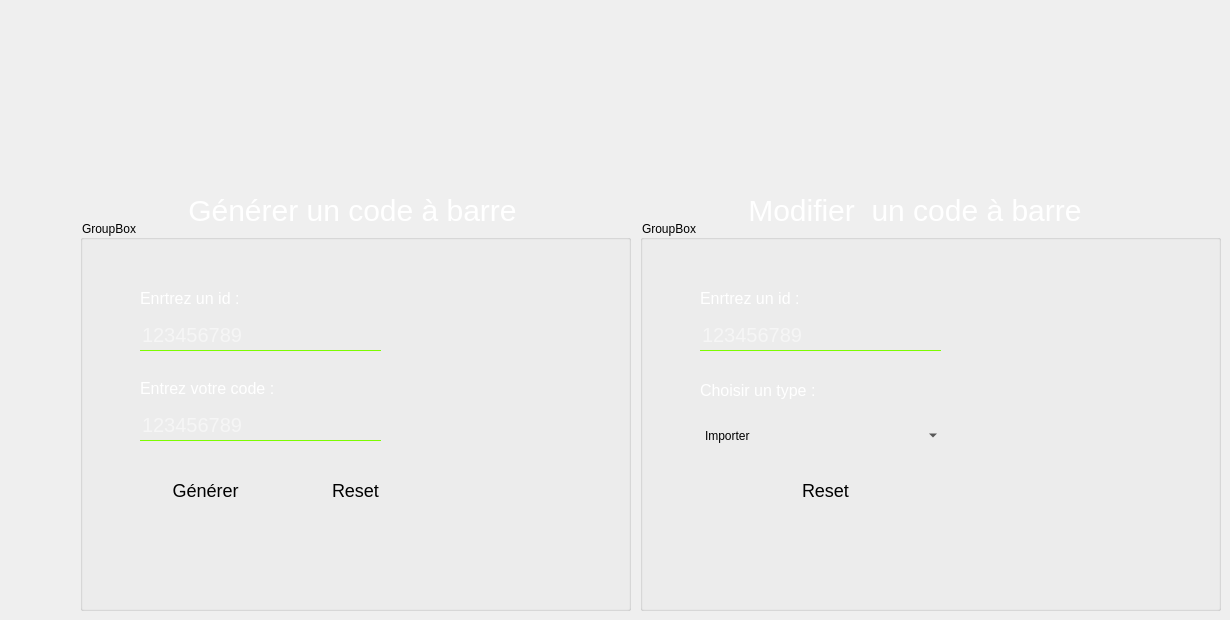
    <widget class="QWidget" name="tab_2">
     <attribute name="title">
      <string>Code à barre</string>
     </attribute>
     <widget class="QGroupBox" name="groupBox_3">
      <property name="geometry">
       <rect>
        <x>80</x>
        <y>220</y>
        <width>551</width>
        <height>391</height>
       </rect>
      </property>
      <property name="styleSheet">
       <string notr="true">background:transparent;</string>
      </property>
      <property name="title">
       <string>GroupBox</string>
      </property>
      <widget class="QLabel" name="label_11">
       <property name="geometry">
        <rect>
         <x>60</x>
         <y>70</y>
         <width>171</width>
         <height>16</height>
        </rect>
       </property>
       <property name="styleSheet">
        <string notr="true">background-image:url(c:/Users/Mahmoud/Desktop/background2.png);
color: rgb(255, 255, 255);
background:transparent;
font-size:16px;</string>
       </property>
       <property name="text">
        <string>Enrtrez un id :</string>
       </property>
      </widget>
      <widget class="QPushButton" name="generatepb">
       <property name="geometry">
        <rect>
         <x>60</x>
         <y>250</y>
         <width>131</width>
         <height>41</height>
        </rect>
       </property>
       <property name="styleSheet">
        <string notr="true">QPushButton
{
color:rgb(0,0,0);
background-image:url(c:/Users/Mahmoud/Desktop/ME/meds/images/background.png);
border-radius:10px;
font-size:18px;
}
QPushButton:hover
{
color:rgb(255,255,255);
background-image:url(c:/Users/Mahmoud/Desktop/background2.png);
border-radius:10px;
background:#3CB043;
}</string>
       </property>
       <property name="text">
        <string>Générer</string>
       </property>
      </widget>
      <widget class="QPushButton" name="pushButton_18">
       <property name="geometry">
        <rect>
         <x>210</x>
         <y>250</y>
         <width>131</width>
         <height>41</height>
        </rect>
       </property>
       <property name="styleSheet">
        <string notr="true">QPushButton
{
color:rgb(0,0,0);
background-image:url(c:/Users/Mahmoud/Desktop/ME/meds/images/background.png);
border-radius:10px;
font-size:18px;
}
QPushButton:hover
{
color:rgb(255,255,255);
background-image:url(c:/Users/Mahmoud/Desktop/background2.png);
border-radius:10px;
background:#3CB043;
}</string>
       </property>
       <property name="text">
        <string>Reset</string>
       </property>
      </widget>
      <widget class="QLineEdit" name="le_idg">
       <property name="geometry">
        <rect>
         <x>60</x>
         <y>100</y>
         <width>241</width>
         <height>31</height>
        </rect>
       </property>
       <property name="styleSheet">
        <string notr="true">background-color: rgb(255, 255, 255);
background-image:url(c:/Users/Mahmoud/Desktop/background.png);
background:transparent;
border:none;
border-bottom:1px solid #7CFC00;
font-size:20px;
color:white;
</string>
       </property>
       <property name="inputMask">
        <string/>
       </property>
       <property name="readOnly">
        <bool>false</bool>
       </property>
       <property name="placeholderText">
        <string>123456789</string>
       </property>
      </widget>
      <widget class="QLabel" name="label_12">
       <property name="geometry">
        <rect>
         <x>60</x>
         <y>160</y>
         <width>171</width>
         <height>16</height>
        </rect>
       </property>
       <property name="styleSheet">
        <string notr="true">background-image:url(c:/Users/Mahmoud/Desktop/background2.png);
color: rgb(255, 255, 255);
background:transparent;
font-size:16px;</string>
       </property>
       <property name="text">
        <string>Entrez votre code :</string>
       </property>
      </widget>
      <widget class="QLineEdit" name="le_code">
       <property name="geometry">
        <rect>
         <x>60</x>
         <y>190</y>
         <width>241</width>
         <height>31</height>
        </rect>
       </property>
       <property name="styleSheet">
        <string notr="true">background-color: rgb(255, 255, 255);
background-image:url(c:/Users/Mahmoud/Desktop/background.png);
background:transparent;
border:none;
border-bottom:1px solid #7CFC00;
font-size:20px;
color:white;
</string>
       </property>
       <property name="inputMask">
        <string/>
       </property>
       <property name="readOnly">
        <bool>false</bool>
       </property>
       <property name="placeholderText">
        <string>123456789</string>
       </property>
      </widget>
     </widget>
     <widget class="QLabel" name="label_25">
      <property name="geometry">
       <rect>
        <x>80</x>
        <y>180</y>
        <width>551</width>
        <height>61</height>
       </rect>
      </property>
      <property name="styleSheet">
       <string notr="true">background-image:url(c:/Users/Mahmoud/Desktop/ME/meds/images/background3.png);
font: 700 15pt &quot;8514oem&quot;;
color: rgb(255, 255, 255);
font-size:30px;
border-radius:8px;</string>
      </property>
      <property name="text">
       <string>             Générer un code à barre</string>
      </property>
     </widget>
     <widget class="QGroupBox" name="groupBox_7">
      <property name="geometry">
       <rect>
        <x>640</x>
        <y>220</y>
        <width>581</width>
        <height>391</height>
       </rect>
      </property>
      <property name="styleSheet">
       <string notr="true">background:transparent;</string>
      </property>
      <property name="title">
       <string>GroupBox</string>
      </property>
      <widget class="QLabel" name="label_24">
       <property name="geometry">
        <rect>
         <x>60</x>
         <y>70</y>
         <width>171</width>
         <height>16</height>
        </rect>
       </property>
       <property name="styleSheet">
        <string notr="true">background-image:url(c:/Users/Mahmoud/Desktop/background2.png);
color: rgb(255, 255, 255);
background:transparent;
font-size:16px;</string>
       </property>
       <property name="text">
        <string>Enrtrez un id :</string>
       </property>
      </widget>
      <widget class="QPushButton" name="pushButton_19">
       <property name="geometry">
        <rect>
         <x>120</x>
         <y>250</y>
         <width>131</width>
         <height>41</height>
        </rect>
       </property>
       <property name="styleSheet">
        <string notr="true">QPushButton
{
color:rgb(0,0,0);
background-image:url(c:/Users/Mahmoud/Desktop/ME/meds/images/background.png);
border-radius:10px;
font-size:18px;
}
QPushButton:hover
{
color:rgb(255,255,255);
background-image:url(c:/Users/Mahmoud/Desktop/background2.png);
border-radius:10px;
background:#3CB043;
}</string>
       </property>
       <property name="text">
        <string>Reset</string>
       </property>
      </widget>
      <widget class="QLineEdit" name="le_idg_2">
       <property name="geometry">
        <rect>
         <x>60</x>
         <y>100</y>
         <width>241</width>
         <height>31</height>
        </rect>
       </property>
       <property name="styleSheet">
        <string notr="true">background-color: rgb(255, 255, 255);
background-image:url(c:/Users/Mahmoud/Desktop/background.png);
background:transparent;
border:none;
border-bottom:1px solid #7CFC00;
font-size:20px;
color:white;
</string>
       </property>
       <property name="inputMask">
        <string/>
       </property>
       <property name="readOnly">
        <bool>false</bool>
       </property>
       <property name="placeholderText">
        <string>123456789</string>
       </property>
      </widget>
      <widget class="QLabel" name="label_42">
       <property name="geometry">
        <rect>
         <x>60</x>
         <y>160</y>
         <width>171</width>
         <height>21</height>
        </rect>
       </property>
       <property name="styleSheet">
        <string notr="true">background-image:url(c:/Users/Mahmoud/Desktop/background2.png);
color: rgb(255, 255, 255);
background:transparent;
font-size:16px;</string>
       </property>
       <property name="text">
        <string>Choisir un type :</string>
       </property>
      </widget>
      <widget class="QListWidget" name="listWidget">
       <property name="geometry">
        <rect>
         <x>330</x>
         <y>100</y>
         <width>231</width>
         <height>131</height>
        </rect>
       </property>
       <property name="styleSheet">
        <string notr="true">background-image: url(:/icons/images/barcode.png);
border-color: rgb(255, 170, 127);</string>
       </property>
      </widget>
      <widget class="QComboBox" name="comboBox_2">
       <property name="geometry">
        <rect>
         <x>60</x>
         <y>200</y>
         <width>241</width>
         <height>31</height>
        </rect>
       </property>
       <property name="styleSheet">
        <string notr="true">background-image:url(c:/Users/Mahmoud/Desktop/ME/meds/images/background.png);
color: rgb(0, 0, 0);
border:1px solid #234F1E;
border:none;
</string>
       </property>
       <item>
        <property name="text">
         <string>Importer</string>
        </property>
       </item>
       <item>
        <property name="text">
         <string>Code 128</string>
        </property>
       </item>
       <item>
        <property name="text">
         <string>Code 39</string>
        </property>
       </item>
       <item>
        <property name="text">
         <string>Code 93</string>
        </property>
       </item>
       <item>
        <property name="text">
         <string>EAN-13</string>
        </property>
       </item>
      </widget>
     </widget>
     <widget class="QLabel" name="label_41">
      <property name="geometry">
       <rect>
        <x>640</x>
        <y>180</y>
        <width>581</width>
        <height>61</height>
       </rect>
      </property>
      <property name="styleSheet">
       <string notr="true">background-image:url(c:/Users/Mahmoud/Desktop/ME/meds/images/background3.png);
font: 700 15pt &quot;8514oem&quot;;
color: rgb(255, 255, 255);
font-size:30px;
border-radius:8px;</string>
      </property>
      <property name="text">
       <string>             Modifier  un code à barre</string>
      </property>
     </widget>
    </widget>
